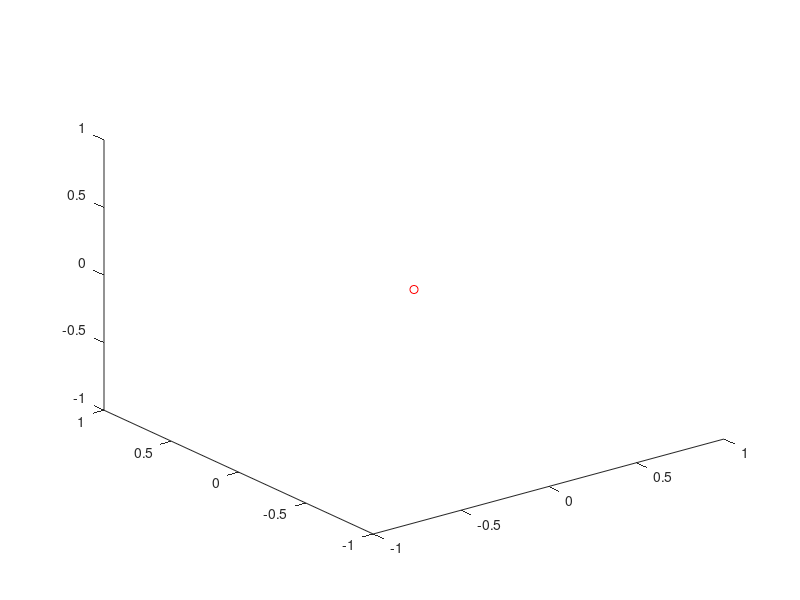

This chart was generated by the following MATLAB code:
function plotvect(a1, a2)

%6 September 2011, part of calculating the gravitational potential calculation

if (nargin == 0) a1 = [0;0;0]; a2='ro'; 
end;%if
if (nargin == 1) a2='ro';
end;%if
b=size(a1);
if (b(1) == 1)
a1 = a1';
b=size(a1);
end %if
if (b(2)) > 1 
for i=1:b(2)
plotvect(a1(:,i),a2)
end
end %if
plot3(a1(1),a1(2),a1(3), a2);

